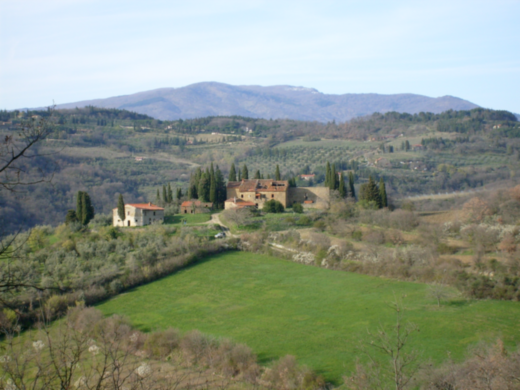
%> input picture DspLab/Landscape.png, 520 x 390 px
$ octave Ex2.m   (GNU Octave 9; MATLAB toolbox functions it lacks are replaced by stand-ins)
%> lines starting %> are read from the running program, lines starting %| are printed output that depends on the picture
close all
f= imread('Landscape.png');
%> f is the input picture: size 390x520x3 uint16; mean R, G, B 37166.5, 39495.3, 36127.3
f= im2double(f);
%> f: size 390x520x3 double
f = rgb2gray(f);
%> f: size 390x520 double
% figure, imshow(f);
% figure, imhist(f,256);

w = fspecial('laplacian', 0);
g = imfilter(f, w, 'replicate');
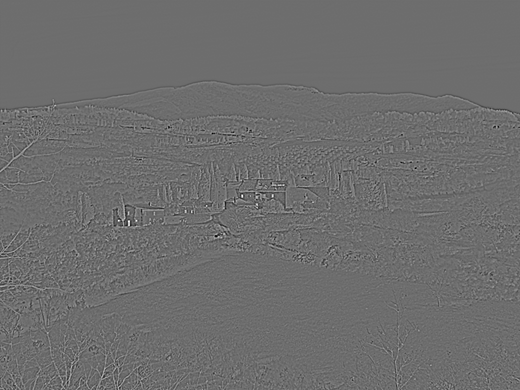
%> g: size 390x520 double; min -0.49, max 0.648, mean 1.08e-19; drawn with min black and max white
figure, imshow(g);
%> after `imshow(g)`:
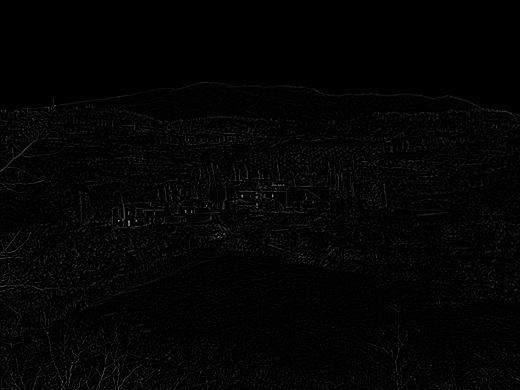
%> displayed picture: size 390x520, on the screen's scale of 0 to 255; min 0, max 165, mean 3.4

g = f - g;
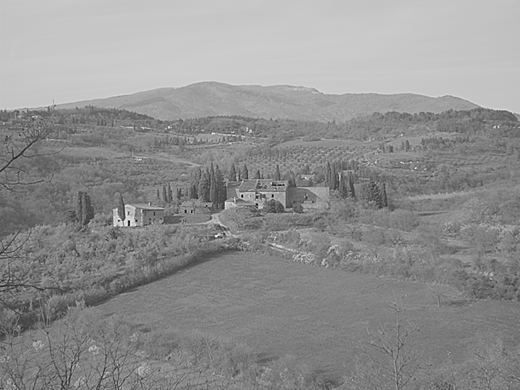
%> g: size 390x520 double; min -0.339, max 1.29, mean 0.586; drawn with min black and max white
figure, imshow(g);
%> after `imshow(g)`:
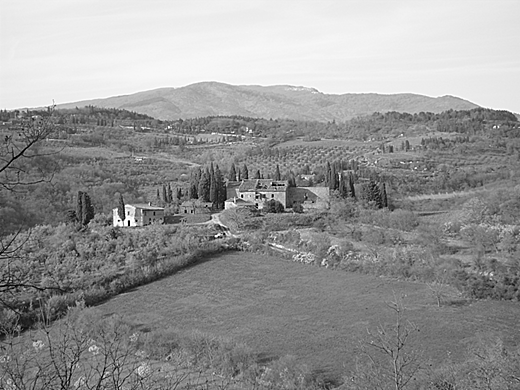
%> displayed picture: size 390x520, on the screen's scale of 0 to 255; min 0, max 255, mean 149.5

f= imread('LandscapeWithNoise.png');
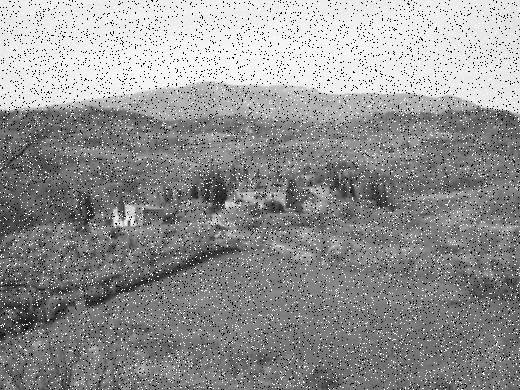
%> input picture DspLab/LandscapeWithNoise.png, 520 x 390 px
%> f is the input picture: size 390x520 uint8; min 0, max 255, mean 147.3
f= im2double(f);
%> f: size 390x520 double
figure, imshow(f);
figure, imhist(f,256);
%> after `imhist(f,256)`:
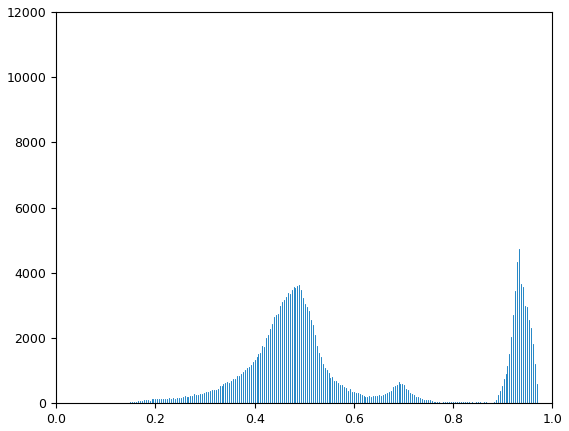
%> figure redrawn from the program's plot data; highest point at x = 0, y = 10164

w=fspecial('average',[5,5])
g=imfilter(f,w);
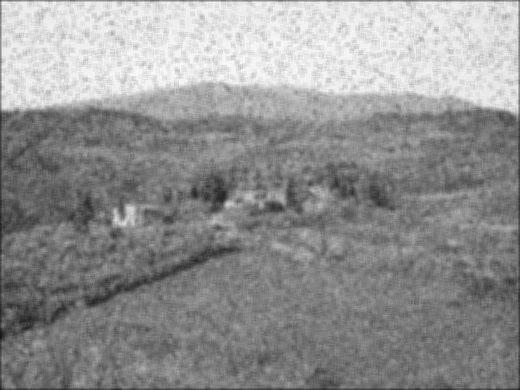
%> g: size 390x520 double; min 0.0786, max 0.975, mean 0.574
figure, imshow(g);

g = medfilt2(f, 'symmetric');
figure, imshow(g);
